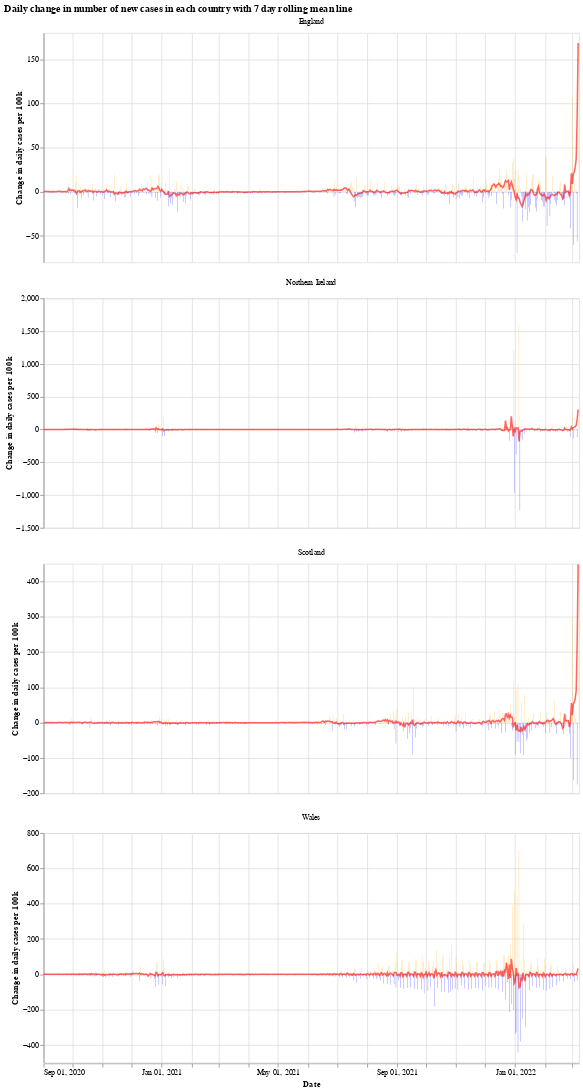

Notebook code for this chart:
### Markdown cell above
We will use the Python library `Altair` for visualising the data, see the [altair docs](https://altair-viz.github.io/) for more information.

First we have a graph which shows the daily change in the number of new cases for each country. This number jumps up and down all over the place, which is likely due to delay in reporting of new cases over the weekend. Another interesting thing is that it looks like the daily cases in Wales experienced a much shorter period of calm over the summer (calm in the sense of daily cases not jumping up and down).

The orange bars are days when the number of new cases (per 100k population) was more than the previous day, while the blue are days when the number of new cases dropped. The red line is the 7 day moving average. 

When the moving average line is below 0, it means that there is a consistent drop in new cases. We can see this clearly happening around the times that lockdowns were introduced (though, to varying degrees). I will update the graphs soon with a marker of when each lockdown started.

### Code cell
# collapse
import altair as alt

bars = alt.Chart(uk_cases).mark_bar().encode(
    x=alt.X("yearmonthdate(date):T", axis=alt.Axis(title='Date')),
    y=alt.Y("casesChangeRate:Q", axis=alt.Axis(title='Change in daily cases per 100k')),
    tooltip='casesChange',
    color=alt.condition(
        alt.datum.casesChangeRate > 0,
        alt.value("orange"),  # The positive color
        alt.value("blue")  # The negative color
    )
).properties(title='Daily change in number of new cases with 7 day rolling mean',width=700).interactive()

line = alt.Chart(uk_cases).mark_line(
    color='red',
    size=2,
    opacity=0.6
).transform_window(
    rolling_mean='mean(casesChangeRate)',
    frame=[0, 7],
    groupby=['areaName']
).encode(
    x='yearmonthdate(date):T',
    y='rolling_mean:Q'
)

alt.layer(bars, line, data=uk_cases).facet(alt.Column(
    'areaName', title=''), columns=1).resolve_scale(y='independent').properties(title='Daily change in number of new cases in each country with 7 day rolling mean line')

### Figure 1 — Vega-Lite specification as saved in the notebook (floating-point values rounded to 4 significant figures; data arrays with more than 128 entries replaced by an {"elided": "..."} marker saying what was removed)
{"config": {"view": {"continuousWidth": 400, "continuousHeight": 300}}, "data": {"name": "data-63d58d12831dc8807a13233fbc3352c6"}, "facet": {"type": "nominal", "field": "areaName", "title": ""}, "spec": {"layer": [{"mark": "bar", "encoding": {"color": {"condition": {"value": "orange", "test": "(datum.casesChangeRate > 0)"}, "value": "blue"}, "tooltip": {"type": "quantitative", "field": "casesChange"}, "x": {"type": "temporal", "axis": {"title": "Date"}, "field": "date", "timeUnit": "yearmonthdate"}, "y": {"type": "quantitative", "axis": {"title": "Change in daily cases per 100k"}, "field": "casesChangeRate"}}, "selection": {"selector001": {"type": "interval", "bind": "scales", "encodings": ["x", "y"]}}, "title": "Daily change in number of new cases with 7 day rolling mean", "width": 700}, {"mark": {"type": "line", "color": "red", "opacity": 0.6, "size": 2}, "encoding": {"x": {"type": "temporal", "field": "date", "timeUnit": "yearmonthdate"}, "y": {"type": "quantitative", "field": "rolling_mean"}}, "transform": [{"window": [{"op": "mean", "field": "casesChangeRate", "as": "rolling_mean"}], "frame": [0, 7], "groupby": ["areaName"]}]}]}, "columns": 1, "resolve": {"scale": {"y": "independent"}}, "title": "Daily change in number of new cases in each country with 7 day rolling mean line", "$schema": "https://vega.github.io/schema/vega-lite/v4.8.1.json", "datasets": {"data-63d58d12831dc8807a13233fbc3352c6": {"elided": "2212 records"}}}
